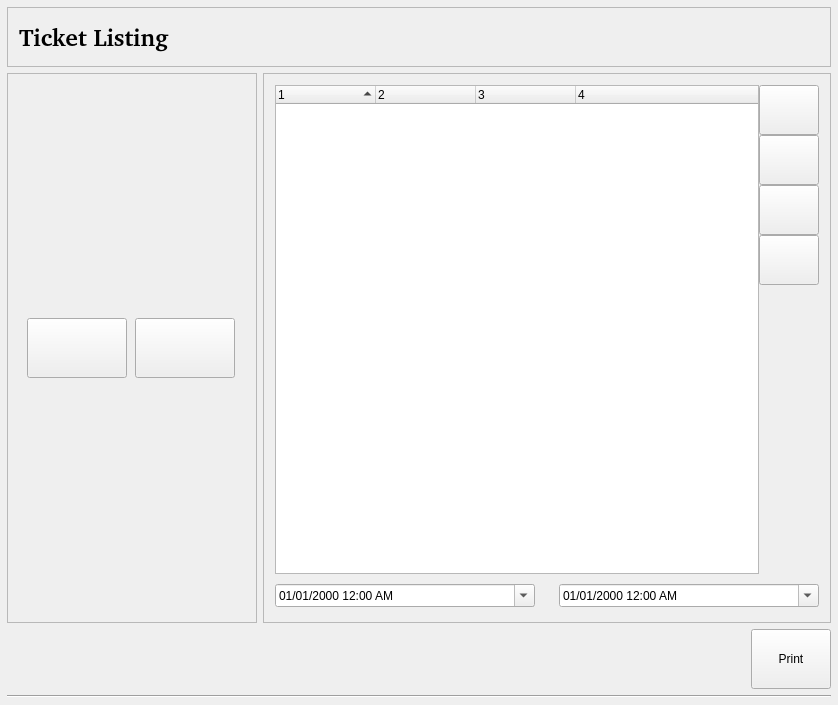
<?xml version="1.0" encoding="UTF-8"?>
<ui version="4.0">
 <class>PersTicketsWidgetBase</class>
 <widget class="QWidget" name="PersTicketsWidgetBase">
  <property name="geometry">
   <rect>
    <x>0</x>
    <y>0</y>
    <width>838</width>
    <height>705</height>
   </rect>
  </property>
  <property name="sizePolicy">
   <sizepolicy hsizetype="Expanding" vsizetype="Expanding">
    <horstretch>0</horstretch>
    <verstretch>0</verstretch>
   </sizepolicy>
  </property>
  <property name="windowTitle">
   <string>Form1</string>
  </property>
  <layout class="QVBoxLayout">
   <property name="leftMargin">
    <number>7</number>
   </property>
   <property name="topMargin">
    <number>7</number>
   </property>
   <property name="rightMargin">
    <number>7</number>
   </property>
   <property name="bottomMargin">
    <number>7</number>
   </property>
   <item>
    <widget class="QFrame" name="Frame3_2">
     <property name="sizePolicy">
      <sizepolicy hsizetype="Expanding" vsizetype="Preferred">
       <horstretch>0</horstretch>
       <verstretch>0</verstretch>
      </sizepolicy>
     </property>
     <property name="minimumSize">
      <size>
       <width>0</width>
       <height>60</height>
      </size>
     </property>
     <property name="maximumSize">
      <size>
       <width>16777215</width>
       <height>60</height>
      </size>
     </property>
     <property name="frameShape">
      <enum>QFrame::StyledPanel</enum>
     </property>
     <property name="frameShadow">
      <enum>QFrame::Raised</enum>
     </property>
     <property name="lineWidth">
      <number>2</number>
     </property>
     <layout class="QHBoxLayout">
      <property name="spacing">
       <number>6</number>
      </property>
      <property name="leftMargin">
       <number>11</number>
      </property>
      <property name="topMargin">
       <number>11</number>
      </property>
      <property name="rightMargin">
       <number>11</number>
      </property>
      <property name="bottomMargin">
       <number>11</number>
      </property>
      <item>
       <widget class="QLabel" name="title_generacion">
        <property name="font">
         <font>
          <family>Nimbus Sans l [Urw]</family>
          <pointsize>18</pointsize>
          <bold>true</bold>
         </font>
        </property>
        <property name="text">
         <string>Ticket Listing</string>
        </property>
        <property name="wordWrap">
         <bool>false</bool>
        </property>
       </widget>
      </item>
      <item>
       <spacer name="Spacer3_2">
        <property name="orientation">
         <enum>Qt::Horizontal</enum>
        </property>
        <property name="sizeType">
         <enum>QSizePolicy::Expanding</enum>
        </property>
        <property name="sizeHint" stdset="0">
         <size>
          <width>181</width>
          <height>0</height>
         </size>
        </property>
       </spacer>
      </item>
     </layout>
    </widget>
   </item>
   <item>
    <widget class="QStackedWidget" name="stack">
     <property name="sizePolicy">
      <sizepolicy hsizetype="Expanding" vsizetype="Expanding">
       <horstretch>0</horstretch>
       <verstretch>0</verstretch>
      </sizepolicy>
     </property>
     <property name="currentIndex">
      <number>0</number>
     </property>
     <widget class="QWidget" name="main_page">
      <property name="sizePolicy">
       <sizepolicy hsizetype="Expanding" vsizetype="Expanding">
        <horstretch>0</horstretch>
        <verstretch>0</verstretch>
       </sizepolicy>
      </property>
      <layout class="QVBoxLayout">
       <property name="leftMargin">
        <number>0</number>
       </property>
       <property name="topMargin">
        <number>0</number>
       </property>
       <property name="rightMargin">
        <number>0</number>
       </property>
       <property name="bottomMargin">
        <number>0</number>
       </property>
       <item>
        <layout class="QHBoxLayout" name="main_page_hlayout">
         <item>
          <layout class="QHBoxLayout" name="order_main_hlayout">
           <item>
            <layout class="QHBoxLayout" name="order_hlayout">
             <item>
              <widget class="QFrame" name="order_frame">
               <property name="sizePolicy">
                <sizepolicy hsizetype="Expanding" vsizetype="Expanding">
                 <horstretch>0</horstretch>
                 <verstretch>0</verstretch>
                </sizepolicy>
               </property>
               <property name="minimumSize">
                <size>
                 <width>250</width>
                 <height>0</height>
                </size>
               </property>
               <property name="frameShape">
                <enum>QFrame::StyledPanel</enum>
               </property>
               <property name="frameShadow">
                <enum>QFrame::Plain</enum>
               </property>
               <layout class="QVBoxLayout" name="order_main_layout">
                <item>
                 <layout class="QHBoxLayout" name="nav_button_hlayout">
                  <property name="spacing">
                   <number>0</number>
                  </property>
                  <item>
                   <widget class="QPushButton" name="order_down_button">
                    <property name="sizePolicy">
                     <sizepolicy hsizetype="Expanding" vsizetype="Minimum">
                      <horstretch>0</horstretch>
                      <verstretch>0</verstretch>
                     </sizepolicy>
                    </property>
                    <property name="maximumSize">
                     <size>
                      <width>100</width>
                      <height>60</height>
                     </size>
                    </property>
                    <property name="text">
                     <string/>
                    </property>
                    <property name="autoRepeat">
                     <bool>true</bool>
                    </property>
                   </widget>
                  </item>
                  <item>
                   <widget class="QPushButton" name="order_up_button">
                    <property name="sizePolicy">
                     <sizepolicy hsizetype="Expanding" vsizetype="Minimum">
                      <horstretch>0</horstretch>
                      <verstretch>0</verstretch>
                     </sizepolicy>
                    </property>
                    <property name="maximumSize">
                     <size>
                      <width>100</width>
                      <height>60</height>
                     </size>
                    </property>
                    <property name="text">
                     <string/>
                    </property>
                    <property name="autoRepeat">
                     <bool>true</bool>
                    </property>
                   </widget>
                  </item>
                 </layout>
                </item>
               </layout>
              </widget>
             </item>
            </layout>
           </item>
          </layout>
         </item>
         <item>
          <widget class="QFrame" name="tickets_frame">
           <property name="sizePolicy">
            <sizepolicy hsizetype="Expanding" vsizetype="Expanding">
             <horstretch>0</horstretch>
             <verstretch>0</verstretch>
            </sizepolicy>
           </property>
           <property name="frameShape">
            <enum>QFrame::StyledPanel</enum>
           </property>
           <layout class="QVBoxLayout" name="tickets_frame_vlayout">
            <item>
             <layout class="QHBoxLayout" name="tikets_up_down_hlayout">
              <property name="spacing">
               <number>0</number>
              </property>
              <item>
               <widget class="QTreeWidget" name="ticketnum_listview">
                <property name="font">
                 <font/>
                </property>
                <property name="sortingEnabled">
                 <bool>true</bool>
                </property>
                <property name="columnCount">
                 <number>4</number>
                </property>
                <column>
                 <property name="text">
                  <string notr="true">1</string>
                 </property>
                </column>
                <column>
                 <property name="text">
                  <string notr="true">2</string>
                 </property>
                </column>
                <column>
                 <property name="text">
                  <string notr="true">3</string>
                 </property>
                </column>
                <column>
                 <property name="text">
                  <string notr="true">4</string>
                 </property>
                </column>
               </widget>
              </item>
              <item>
               <layout class="QVBoxLayout" name="up_down_vlayout">
                <property name="spacing">
                 <number>0</number>
                </property>
                <property name="leftMargin">
                 <number>0</number>
                </property>
                <property name="topMargin">
                 <number>0</number>
                </property>
                <property name="rightMargin">
                 <number>0</number>
                </property>
                <property name="bottomMargin">
                 <number>0</number>
                </property>
                <item>
                 <widget class="QPushButton" name="first_ticket_button">
                  <property name="sizePolicy">
                   <sizepolicy hsizetype="Minimum" vsizetype="Preferred">
                    <horstretch>0</horstretch>
                    <verstretch>0</verstretch>
                   </sizepolicy>
                  </property>
                  <property name="minimumSize">
                   <size>
                    <width>60</width>
                    <height>50</height>
                   </size>
                  </property>
                  <property name="maximumSize">
                   <size>
                    <width>60</width>
                    <height>100</height>
                   </size>
                  </property>
                  <property name="toolTip">
                   <string>First Ticket</string>
                  </property>
                  <property name="text">
                   <string/>
                  </property>
                  <property name="autoRepeat">
                   <bool>true</bool>
                  </property>
                 </widget>
                </item>
                <item>
                 <widget class="QPushButton" name="up_type_button">
                  <property name="sizePolicy">
                   <sizepolicy hsizetype="Minimum" vsizetype="Preferred">
                    <horstretch>0</horstretch>
                    <verstretch>0</verstretch>
                   </sizepolicy>
                  </property>
                  <property name="minimumSize">
                   <size>
                    <width>60</width>
                    <height>50</height>
                   </size>
                  </property>
                  <property name="maximumSize">
                   <size>
                    <width>60</width>
                    <height>100</height>
                   </size>
                  </property>
                  <property name="toolTip">
                   <string>Previous Ticket</string>
                  </property>
                  <property name="text">
                   <string/>
                  </property>
                  <property name="autoRepeat">
                   <bool>true</bool>
                  </property>
                 </widget>
                </item>
                <item>
                 <widget class="QPushButton" name="down_type_button">
                  <property name="sizePolicy">
                   <sizepolicy hsizetype="Minimum" vsizetype="Preferred">
                    <horstretch>0</horstretch>
                    <verstretch>0</verstretch>
                   </sizepolicy>
                  </property>
                  <property name="minimumSize">
                   <size>
                    <width>60</width>
                    <height>50</height>
                   </size>
                  </property>
                  <property name="maximumSize">
                   <size>
                    <width>60</width>
                    <height>100</height>
                   </size>
                  </property>
                  <property name="toolTip">
                   <string>Next Ticket</string>
                  </property>
                  <property name="text">
                   <string/>
                  </property>
                  <property name="autoRepeat">
                   <bool>true</bool>
                  </property>
                 </widget>
                </item>
                <item>
                 <widget class="QPushButton" name="last_ticket_button">
                  <property name="sizePolicy">
                   <sizepolicy hsizetype="Minimum" vsizetype="Preferred">
                    <horstretch>0</horstretch>
                    <verstretch>0</verstretch>
                   </sizepolicy>
                  </property>
                  <property name="minimumSize">
                   <size>
                    <width>60</width>
                    <height>50</height>
                   </size>
                  </property>
                  <property name="maximumSize">
                   <size>
                    <width>60</width>
                    <height>100</height>
                   </size>
                  </property>
                  <property name="toolTip">
                   <string>Last Ticket</string>
                  </property>
                  <property name="text">
                   <string/>
                  </property>
                  <property name="autoRepeat">
                   <bool>true</bool>
                  </property>
                 </widget>
                </item>
                <item>
                 <spacer name="verticalSpacer">
                  <property name="orientation">
                   <enum>Qt::Vertical</enum>
                  </property>
                  <property name="sizeHint" stdset="0">
                   <size>
                    <width>20</width>
                    <height>40</height>
                   </size>
                  </property>
                 </spacer>
                </item>
               </layout>
              </item>
             </layout>
            </item>
            <item>
             <layout class="QHBoxLayout">
              <item>
               <widget class="QFrame" name="init_date_groupbox">
                <property name="sizePolicy">
                 <sizepolicy hsizetype="Expanding" vsizetype="Fixed">
                  <horstretch>0</horstretch>
                  <verstretch>0</verstretch>
                 </sizepolicy>
                </property>
                <layout class="QVBoxLayout">
                 <property name="spacing">
                  <number>0</number>
                 </property>
                 <property name="leftMargin">
                  <number>0</number>
                 </property>
                 <property name="topMargin">
                  <number>4</number>
                 </property>
                 <property name="rightMargin">
                  <number>4</number>
                 </property>
                 <property name="bottomMargin">
                  <number>4</number>
                 </property>
                 <item>
                  <widget class="QDateTimeEdit" name="init_datepicker">
                   <property name="sizePolicy">
                    <sizepolicy hsizetype="Expanding" vsizetype="Preferred">
                     <horstretch>0</horstretch>
                     <verstretch>0</verstretch>
                    </sizepolicy>
                   </property>
                   <property name="minimumSize">
                    <size>
                     <width>260</width>
                     <height>0</height>
                    </size>
                   </property>
                   <property name="maximumSize">
                    <size>
                     <width>260</width>
                     <height>290</height>
                    </size>
                   </property>
                   <property name="toolTip">
                    <string>Select start date</string>
                   </property>
                   <property name="displayFormat">
                    <string>MM/dd/yyyy h:mm AP</string>
                   </property>
                   <property name="calendarPopup">
                    <bool>true</bool>
                   </property>
                   <property name="timeSpec">
                    <enum>Qt::LocalTime</enum>
                   </property>
                  </widget>
                 </item>
                </layout>
               </widget>
              </item>
              <item>
               <spacer name="horizontalSpacer">
                <property name="orientation">
                 <enum>Qt::Horizontal</enum>
                </property>
                <property name="sizeHint" stdset="0">
                 <size>
                  <width>40</width>
                  <height>20</height>
                 </size>
                </property>
               </spacer>
              </item>
              <item>
               <widget class="QFrame" name="end_date_groupbox">
                <property name="sizePolicy">
                 <sizepolicy hsizetype="Expanding" vsizetype="Preferred">
                  <horstretch>0</horstretch>
                  <verstretch>0</verstretch>
                 </sizepolicy>
                </property>
                <property name="toolTip">
                 <string>Select a ticketing end date</string>
                </property>
                <layout class="QVBoxLayout">
                 <property name="spacing">
                  <number>0</number>
                 </property>
                 <property name="leftMargin">
                  <number>4</number>
                 </property>
                 <property name="topMargin">
                  <number>4</number>
                 </property>
                 <property name="rightMargin">
                  <number>0</number>
                 </property>
                 <property name="bottomMargin">
                  <number>4</number>
                 </property>
                 <item>
                  <widget class="QDateTimeEdit" name="end_datepicker">
                   <property name="sizePolicy">
                    <sizepolicy hsizetype="Expanding" vsizetype="Preferred">
                     <horstretch>0</horstretch>
                     <verstretch>0</verstretch>
                    </sizepolicy>
                   </property>
                   <property name="minimumSize">
                    <size>
                     <width>260</width>
                     <height>0</height>
                    </size>
                   </property>
                   <property name="maximumSize">
                    <size>
                     <width>260</width>
                     <height>290</height>
                    </size>
                   </property>
                   <property name="currentSection">
                    <enum>QDateTimeEdit::MonthSection</enum>
                   </property>
                   <property name="displayFormat">
                    <string>MM/dd/yyyy h:mm AP</string>
                   </property>
                   <property name="calendarPopup">
                    <bool>true</bool>
                   </property>
                  </widget>
                 </item>
                </layout>
               </widget>
              </item>
             </layout>
            </item>
           </layout>
          </widget>
         </item>
        </layout>
       </item>
       <item>
        <layout class="QHBoxLayout">
         <item>
          <spacer name="spacer38">
           <property name="orientation">
            <enum>Qt::Horizontal</enum>
           </property>
           <property name="sizeType">
            <enum>QSizePolicy::Expanding</enum>
           </property>
           <property name="sizeHint" stdset="0">
            <size>
             <width>560</width>
             <height>20</height>
            </size>
           </property>
          </spacer>
         </item>
         <item>
          <widget class="QPushButton" name="ok_button">
           <property name="minimumSize">
            <size>
             <width>80</width>
             <height>60</height>
            </size>
           </property>
           <property name="toolTip">
            <string/>
           </property>
           <property name="text">
            <string>Print</string>
           </property>
           <property name="icon">
            <iconset>
             <normaloff>image4</normaloff>image4</iconset>
           </property>
           <property name="checkable">
            <bool>false</bool>
           </property>
           <property name="autoRepeat">
            <bool>false</bool>
           </property>
          </widget>
         </item>
        </layout>
       </item>
      </layout>
     </widget>
     <widget class="QWidget" name="progress_page">
      <property name="sizePolicy">
       <sizepolicy hsizetype="Expanding" vsizetype="Expanding">
        <horstretch>0</horstretch>
        <verstretch>0</verstretch>
       </sizepolicy>
      </property>
      <layout class="QVBoxLayout">
       <item>
        <spacer name="spacer10">
         <property name="orientation">
          <enum>Qt::Vertical</enum>
         </property>
         <property name="sizeType">
          <enum>QSizePolicy::Expanding</enum>
         </property>
         <property name="sizeHint" stdset="0">
          <size>
           <width>20</width>
           <height>210</height>
          </size>
         </property>
        </spacer>
       </item>
       <item>
        <layout class="QHBoxLayout">
         <item>
          <spacer name="spacer12">
           <property name="orientation">
            <enum>Qt::Horizontal</enum>
           </property>
           <property name="sizeType">
            <enum>QSizePolicy::Expanding</enum>
           </property>
           <property name="sizeHint" stdset="0">
            <size>
             <width>61</width>
             <height>20</height>
            </size>
           </property>
          </spacer>
         </item>
         <item>
          <layout class="QVBoxLayout">
           <item>
            <widget class="QLabel" name="info_progress_label">
             <property name="text">
              <string>Requested tickets are being fetched</string>
             </property>
             <property name="alignment">
              <set>Qt::AlignCenter</set>
             </property>
             <property name="wordWrap">
              <bool>false</bool>
             </property>
            </widget>
           </item>
           <item>
            <spacer name="spacer9">
             <property name="orientation">
              <enum>Qt::Vertical</enum>
             </property>
             <property name="sizeType">
              <enum>QSizePolicy::Fixed</enum>
             </property>
             <property name="sizeHint" stdset="0">
              <size>
               <width>20</width>
               <height>21</height>
              </size>
             </property>
            </spacer>
           </item>
           <item>
            <widget class="QProgressBar" name="progress_bar">
             <property name="minimumSize">
              <size>
               <width>500</width>
               <height>0</height>
              </size>
             </property>
             <property name="maximumSize">
              <size>
               <width>500</width>
               <height>32767</height>
              </size>
             </property>
            </widget>
           </item>
          </layout>
         </item>
         <item>
          <spacer name="spacer13">
           <property name="orientation">
            <enum>Qt::Horizontal</enum>
           </property>
           <property name="sizeType">
            <enum>QSizePolicy::Expanding</enum>
           </property>
           <property name="sizeHint" stdset="0">
            <size>
             <width>51</width>
             <height>20</height>
            </size>
           </property>
          </spacer>
         </item>
        </layout>
       </item>
       <item>
        <spacer name="spacer11">
         <property name="orientation">
          <enum>Qt::Vertical</enum>
         </property>
         <property name="sizeType">
          <enum>QSizePolicy::Expanding</enum>
         </property>
         <property name="sizeHint" stdset="0">
          <size>
           <width>20</width>
           <height>301</height>
          </size>
         </property>
        </spacer>
       </item>
      </layout>
     </widget>
    </widget>
   </item>
   <item>
    <widget class="Line" name="line44">
     <property name="sizePolicy">
      <sizepolicy hsizetype="Expanding" vsizetype="Fixed">
       <horstretch>0</horstretch>
       <verstretch>0</verstretch>
      </sizepolicy>
     </property>
     <property name="frameShape">
      <enum>QFrame::HLine</enum>
     </property>
     <property name="frameShadow">
      <enum>QFrame::Sunken</enum>
     </property>
    </widget>
   </item>
  </layout>
 </widget>
 <layoutdefault spacing="6" margin="11"/>
 <resources/>
 <connections/>
</ui>
